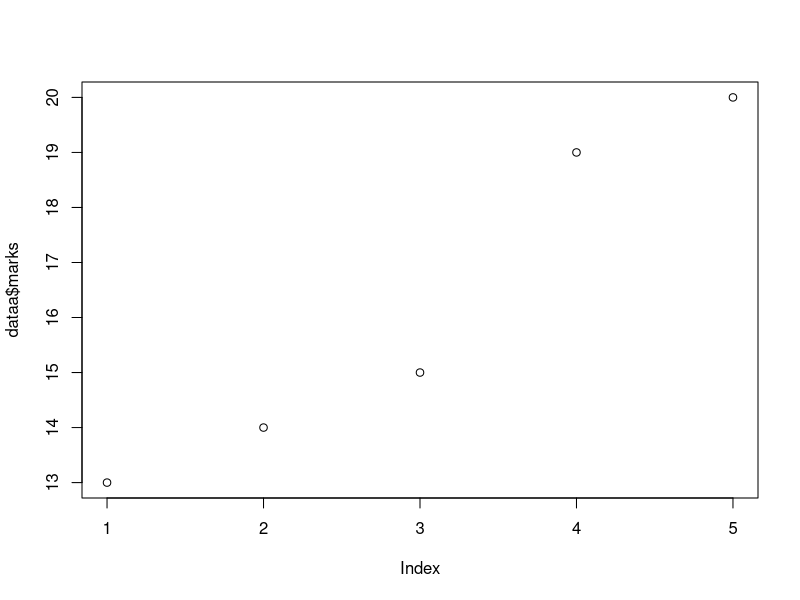

This chart was generated by the following R code: (Note: this script raises an error after producing the figure.)
#Arithmetic
8+9
9-99
9/3
19*2
#Assign values:
x <- 10
i =5
y <- 5
x+y
b = 9
c = 5
b+c
#Print
print("sai")
#Check the data types
class(x)
class(c)
class(i)
print(i)
#Making i to NULL from value 5
i = NULL
print(i)
class(i)
#Vectors
v <- c(1,2,3,4)
#Matrix with 1 row
m <- matrix(1:6, nrow = 1)
#Matrix with 2 rows
m = matrix(1:6, nrow = 2)
#Prints the vector V and THe matrix m
print(v)
print(m)
#Lists with the mixed data types:
l <- list(name="Pavan", marks=90)
#Data Frames with real_world data tables:
df = data.frame(name=c("A","B"), marks=c(80,90))
#IF ELSE condition where x = 10:
if(x > 5){
  "High"
} else {
  "Low"
}
#FOR loops 
for(i in 1:5){
  print(i)
}

#FUNCTIONS
add = function(a,b){
  return(a+b)
}
a = add(2,4)
print(a)
#Creating the data frame from the names and the marks:
dataa = data.frame(names = c("sai","pavan","siva","sahil","kumar"),
                  marks = c(13,14,15,19,20))
#WE can know the data types of the created data frame
str(dataa)
#Head data from top of the data
head(dataa)
#Tail data from bottom of the data
tail(dataa)
#Plots the marks
plot(dataa$marks)
#hist(dataa)
boxploat(dataa)
